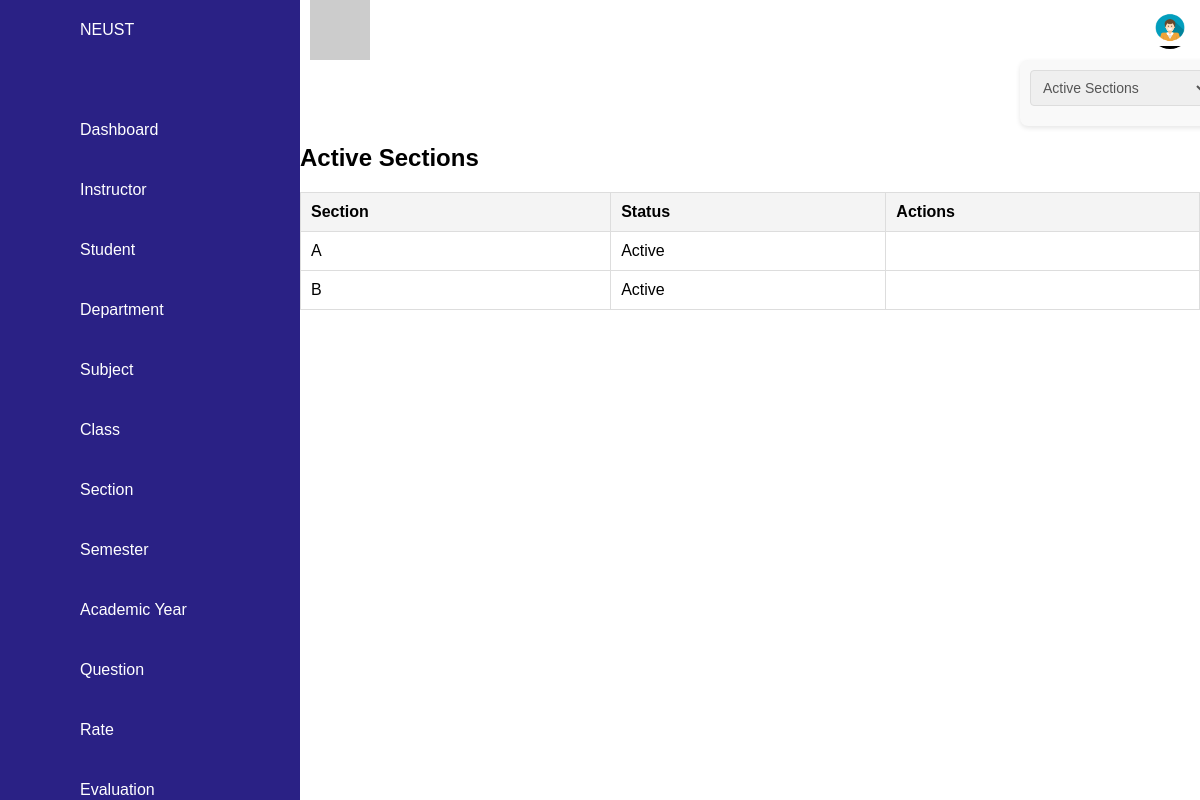
Page /section.php on the earlier database version.
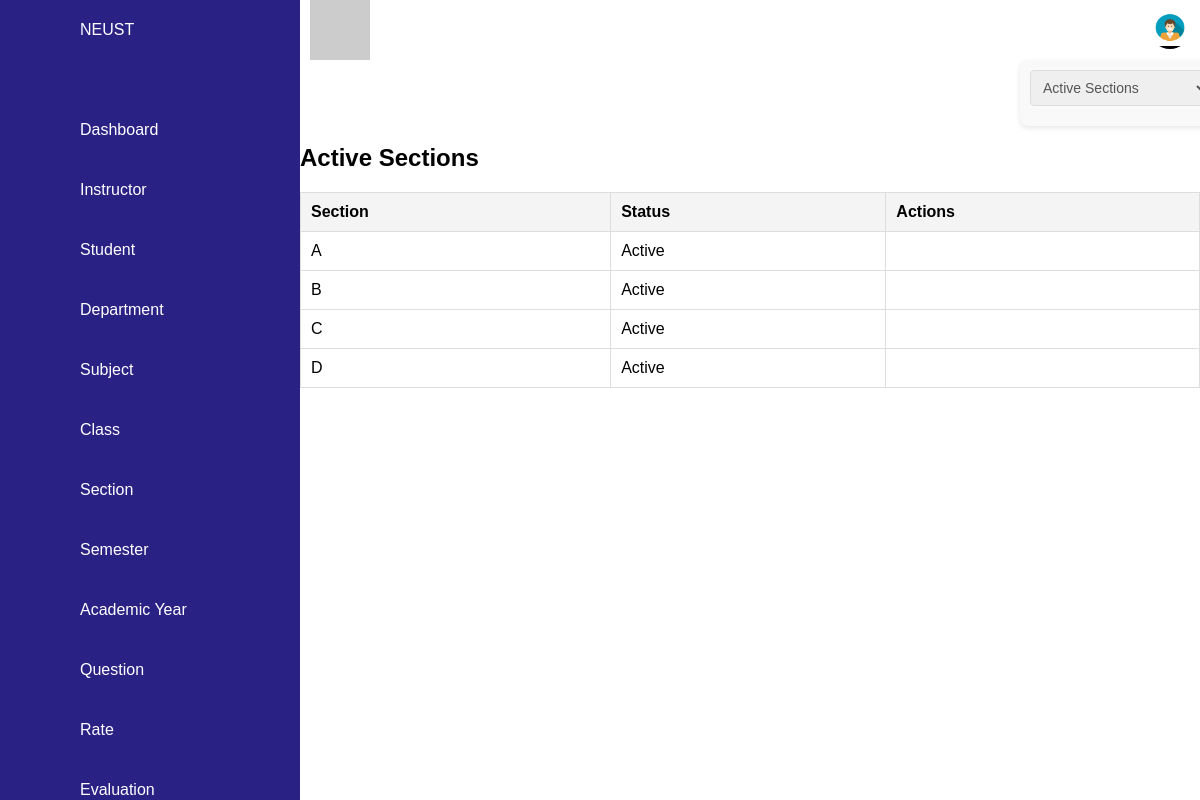
Same page on the later database version.
### tables this page shows
CREATE TABLE `section` (
  `section_id` int(11) NOT NULL,
  `sections` varchar(11) NOT NULL,
  `status` enum('Active','Archived') DEFAULT 'Active'
);

### section.php (the view, shortened to what this page needs)
<?php
$servername = "localhost";
$username = "root";
$password = "";
$dbname = "cap";
$conn = new mysqli($servername, $username, $password, $dbname);
$filter = isset($_GET['status']) ? $_GET['status'] : 'active';
if ($filter == 'archived') {
    $sql = "SELECT * FROM section WHERE status = 'archived'";
} else {
    $sql = "SELECT * FROM section WHERE status = 'active'";
}
$result = $conn->query($sql);
?>
<!DOCTYPE html>
<html lang="en">
<head>
    <link rel="stylesheet" href="style.css">
</head>
<body>
<div class="containerr">
    <div class="navigation">
    <ul>
                <li>
                    <a href="index.php">
                        <span class="icon"><ion-icon name="school"></ion-icon></span>
                        <span class="title">NEUST</span>
                    </a>
                </li>
                <li id="dashboard">
                    <a href="dashboard.php"><span class="icon"><ion-icon name="home"></ion-icon></span><span class="title">Dashboard</span></a>
                </li>
                <li id="instructor">
                    <a href="instructor.php"><span class="icon"><ion-icon name="person-add"></ion-icon></span><span class="title">Instructor</span></a>
                </li>
                <li id="student">
                    <a href="student.php"><span class="icon"><ion-icon name="person-add"></ion-icon></span><span class="title">Student</span></a>
                </li>
                <li id="department">
                    <a href="department.php"><span class="icon"><ion-icon name="desktop"></ion-icon></span><span class="title">Department</span></a>
                </li>
                <li id="subject">
                <a href="subject.php"><span class="icon"><ion-icon name="desktop"></ion-icon></span><span class="title">Subject</span></a>
                </li>
                <li id="class">
                    <a href="class.php"><span class="icon"><ion-icon name="desktop"></ion-icon></span><span class="title">Class</span></a>
                </li>
                <li id="section">
                    <a href="section.php"><span class="icon"><ion-icon name="desktop"></ion-icon></span><span class="title">Section</span></a>
                </li>
                <li id="semester">
                    <a href="semester.php"><span class="icon"><ion-icon name="desktop"></ion-icon></span><span class="title">Semester</span></a>
                </li>
                <li id="academic">
                    <a href="acad_year.php"><span class="icon"><ion-icon name="desktop"></ion-icon></span><span class="title">Academic Year</span></a>
                </li>
                <li id="question">
                    <a href="question.php"><span class="icon"><ion-icon name="desktop"></ion-icon></span><span class="title">Question</span></a>
                </li>
                <li id="rate">
                    <a href="rate.php"><span class="icon"><ion-icon name="desktop"></ion-icon></span><span class="title">Rate</span></a>
                </li>
                <li id="evaluation">
                    <a href="evaluation.php"><span class="icon"><ion-icon name="desktop"></ion-icon></span><span class="title">Evaluation</span></a>
                </li>
            </ul>
    </div>
    <div class="main">
        <div class="topbar">
            <div class="toggle">
            </div>
            <div class="user">
                <div class="dropdown">
                    <button class="dropdown-btn">
                        <img src="/img/admin.jpg" alt="User Profile" class="profile-img">
                    </button>
                </div>
            </div>
        </div>
        <div class="filter-container">
    <form method="GET">
        <select name="status" onchange="this.form.submit()" class="status-select">
            <option value="active" <?php echo ($filter == 'active') ? 'selected' : ''; ?>>Active Sections</option>
        </select>
    </form>
   </div>
        <h2><?php echo ucfirst($filter); ?> Sections</h2>
        <div class="table-wrapper">
            <table class="table table-bordered">
                <thead>
                    <tr>
                        <th>Section </th>
                        <th>Status</th>
                        <th>Actions</th>
                    </tr>
                </thead>
                <tbody>
                    <?php if ($result->num_rows > 0): ?>
                        <?php while($row = $result->fetch_assoc()): ?>
                            <tr>
                                <td><?php echo $row['sections']; ?></td>
                                <td><?php echo ucfirst($row['status']); ?></td>
                                <td>
                                </td>
                            </tr>
                        <?php endwhile; ?>
                    <?php else: ?>
                        <tr><td colspan="4">No sections found</td></tr>
                    <?php endif; ?>
                </tbody>
            </table>
        </div>
    </div>
</div>
</body>
</html>

Differences in the rows shown:
added section: sections "C", status "Active"
added section: sections "D", status "Active"
